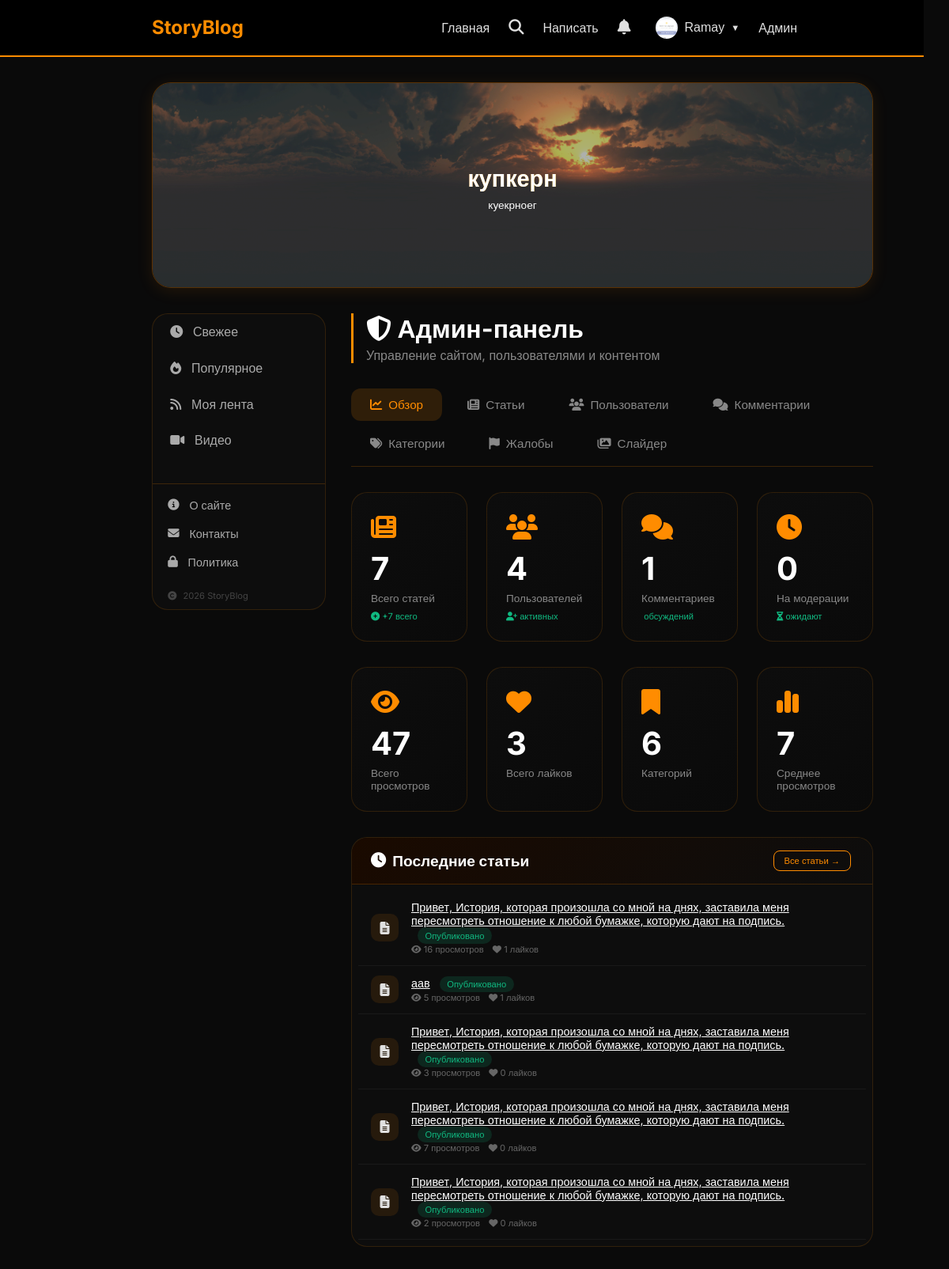
The page /admin (signed in) on the database its author committed.
### database.py (models this page shows)
class User(Base):
    __tablename__ = 'users'
    id = Column(Integer, primary_key=True)
    email = Column(String, unique=True, index=True)
    username = Column(String, unique=True, index=True)
    hashed_password = Column(String)
    avatar = Column(String, default='default.png')
    is_admin = Column(Boolean, default=False)
    is_active = Column(Boolean, default=True)
    created_at = Column(DateTime, default=datetime.now)

class SliderItem(Base):
    __tablename__ = 'slider_items'
    id = Column(Integer, primary_key=True)
    title = Column(String, default='')
    label = Column(String, default='')
    icon = Column(String, default='📖')
    image_url = Column(String, default='')
    link = Column(String, default='')
    is_active = Column(Boolean, default=True)
    order = Column(Integer, default=0)
    image_position = Column(String, default='cover')
    text_position = Column(String, default='center')
    text_color = Column(String, default='#ffffff')
    text_size = Column(String, default='medium')
    overlay_opacity = Column(Integer, default=30)
    created_at = Column(DateTime, default=datetime.now)

class Article(Base):
    __tablename__ = 'articles'
    id = Column(Integer, primary_key=True)
    title = Column(String, index=True)
    slug = Column(String, unique=True, index=True)
    description = Column(String, default='')
    content = Column(Text)
    user_id = Column(Integer, ForeignKey('users.id'))
    is_published = Column(Boolean, default=False)
    views = Column(Integer, default=0)
    likes = Column(Integer, default=0)
    created_at = Column(DateTime, default=datetime.now)
    updated_at = Column(DateTime, default=datetime.now, onupdate=datetime.now)

### main.py (the view)
@app.get("/admin", response_class=HTMLResponse)
async def admin_panel(request: Request, db: Session = Depends(get_db)):
    user = get_current_user(request, db)
    if not user or not user.is_admin:
        return RedirectResponse(url="/", status_code=303)
    pending_articles = db.query(Article).filter(Article.is_published == False).all()
    all_articles = db.query(Article).all()
    all_users = db.query(User).all()
    all_comments = db.query(Comment).all()
    categories = db.query(Category).all()
    slider_items = db.query(SliderItem).filter(SliderItem.is_active == True).order_by(SliderItem.order).all()
    complaints = db.query(Complaint).order_by(Complaint.created_at.desc()).all()
    for c in complaints:
        c.user_name = db.query(User).filter(User.id == c.user_id).first().username
        if c.content_type == "article":
            article = db.query(Article).filter(Article.id == c.content_id).first()
            c.content_title = article.title if article else "[Удалено]"
            c.content_url = f"/article/{article.slug}" if article else "#"
        else:
            video = db.query(Video).filter(Video.id == c.content_id).first()
            c.content_title = video.title if video else "[Удалено]"
            c.content_url = f"/video/{c.content_id}" if video else "#"
    return templates.TemplateResponse("admin.html", {
        "request": request,
        "user": user,
        "pending_articles": pending_articles,
        "all_articles": all_articles,
        "all_users": all_users,
        "all_comments": all_comments,
        "categories": categories,
        "slider_items": slider_items,
        "complaints": complaints,  # ← ДОБАВИТЬ
    })

### templates/admin.html (shortened to what this page needs)
{% extends "base.html" %}
{% block content %}
<div class="admin-container">
    <div class="admin-header">
        <h2><i class="fas fa-shield-alt"></i> Админ-панель</h2>
        <p>Управление сайтом, пользователями и контентом</p>
    </div>
    <div class="admin-tabs">
        <button class="admin-tab active" onclick="switchAdminTab('dashboard')">
            <i class="fas fa-chart-line"></i> Обзор
        </button>
        <button class="admin-tab" onclick="switchAdminTab('articles')">
            <i class="fas fa-newspaper"></i> Статьи
        </button>
        <button class="admin-tab" onclick="switchAdminTab('users')">
            <i class="fas fa-users"></i> Пользователи
        </button>
        <button class="admin-tab" onclick="switchAdminTab('comments')">
            <i class="fas fa-comments"></i> Комментарии
        </button>
        <button class="admin-tab" onclick="switchAdminTab('categories')">
            <i class="fas fa-tags"></i> Категории
        </button>
        <button class="admin-tab" onclick="switchAdminTab('complaints')">
            <i class="fas fa-flag"></i> Жалобы
        </button>
        <button class="admin-tab" onclick="switchAdminTab('slider')">
            <i class="fas fa-images"></i> Слайдер
        </button>
    </div>
    <div id="dashboard-tab" class="admin-tab-content">
        <div class="stats-grid">
            <div class="stat-card">
                <div class="stat-icon"><i class="fas fa-newspaper"></i></div>
                <div class="stat-number">{{ all_articles|length }}</div>
                <div class="stat-label">Всего статей</div>
                <div class="stat-change"><i class="fas fa-plus-circle"></i> +{{ all_articles|length }} всего</div>
            </div>
            <div class="stat-card">
                <div class="stat-icon"><i class="fas fa-users"></i></div>
                <div class="stat-number">{{ all_users|length }}</div>
                <div class="stat-label">Пользователей</div>
                <div class="stat-change"><i class="fas fa-user-plus"></i> активных</div>
            </div>
            <div class="stat-card">
                <div class="stat-icon"><i class="fas fa-comments"></i></div>
                <div class="stat-number">{{ all_comments|length }}</div>
                <div class="stat-label">Комментариев</div>
                <div class="stat-change"> обсуждений</div>
            </div>
            <div class="stat-card">
                <div class="stat-icon"><i class="fas fa-clock"></i></div>
                <div class="stat-number">{{ pending_articles|length }}</div>
                <div class="stat-label">На модерации</div>
                <div class="stat-change"><i class="fas fa-hourglass-half"></i> ожидают</div>
            </div>
        </div>
        <div class="stats-grid" style="margin-top: 0;">
            <div class="stat-card">
                <div class="stat-icon"><i class="fas fa-eye"></i></div>
                <div class="stat-number">
                    {% set total_views = namespace(value=0) %}
                    {% for a in all_articles %}{% set total_views.value = total_views.value + a.views %}{% endfor %}
                    {{ total_views.value }}
                </div>
                <div class="stat-label">Всего просмотров</div>
            </div>
            <div class="stat-card">
                <div class="stat-icon"><i class="fas fa-heart"></i></div>
                <div class="stat-number">
                    {% set total_likes = namespace(value=0) %}
                    {% for a in all_articles %}{% set total_likes.value = total_likes.value + a.likes %}{% endfor %}
                    {{ total_likes.value }}
                </div>
                <div class="stat-label">Всего лайков</div>
            </div>
            <div class="stat-card">
                <div class="stat-icon"><i class="fas fa-bookmark"></i></div>
                <div class="stat-number">
                    {% set total_categories = categories|length %}
                    {{ total_categories }}
                </div>
                <div class="stat-label">Категорий</div>
            </div>
            <div class="stat-card">
                <div class="stat-icon"><i class="fas fa-chart-simple"></i></div>
                <div class="stat-number">
                    {% set avg_views = (total_views.value / all_articles|length)|round|int if all_articles|length > 0 else 0 %}
                    {{ avg_views }}
                </div>
                <div class="stat-label">Среднее просмотров</div>
            </div>
        </div>
        <div class="admin-card">
            <div class="admin-card-header">
                <h3><i class="fas fa-clock"></i> Последние статьи</h3>
                <a href="/admin?tab=articles" class="btn-sm btn-outline" style="text-decoration: none;">Все статьи →</a>
            </div>
            <div class="activity-list">
                {% for article in all_articles[:5] %}
                <div class="activity-item">
                    <div class="activity-icon">
                        <i class="fas fa-file-alt"></i>
                    </div>
                    <div class="activity-content">
                        <div class="activity-title">
                            <a href="/article/{{ article.slug }}" style="color: #fff;">{{ article.title }}</a>
                            <span class="badge {% if article.is_published %}badge-published{% else %}badge-draft{% endif %}" style="margin-left: 0.5rem;">
                                {% if article.is_published %}Опубликовано{% else %}Черновик{% endif %}
                            </span>
                        </div>
                        <div class="activity-time">
                            <i class="fas fa-eye"></i> {{ article.views }} просмотров
                            <i class="fas fa-heart" style="margin-left: 0.5rem;"></i> {{ article.likes }} лайков
                        </div>
                    </div>
                </div>
                {% endfor %}
            </div>
        </div>
    </div>
</div>
{% endblock %}

### templates/base.html (shortened to what this page needs)
<!DOCTYPE html>
<html lang="ru">
<head>
    <link href="https://cdn.quilljs.com/1.3.6/quill.snow.css" rel="stylesheet">
    <link rel="stylesheet" href="https://cdnjs.cloudflare.com/ajax/libs/font-awesome/6.5.1/css/all.min.css">
</head>
<body>
    <nav class="navbar">
        <h2><a href="/" style="color:#ff8c00; text-decoration:none;">StoryBlog</a></h2>
        <div class="nav-links">
            <a href="/">Главная</a>
            <div class="search-wrapper">
                <button class="search-icon-btn" id="searchIconBtn" onclick="toggleSearch()">
                    <i class="fas fa-search"></i>
                </button>
            </div>
            {% if user %}
                <a href="/create">Написать</a>
                <div class="notif-menu">
                    <button class="notif-btn" onclick="toggleNotifMenu()">
                        <i class="fas fa-bell"></i>
                    </button>
                </div>
                <div class="user-menu">
                    <button class="user-menu-btn" onclick="toggleUserMenu()">
                        {% if user.avatar and user.avatar != 'default.png' %}
                        <img src="/static/avatars/{{ user.avatar }}" class="nav-avatar">
                        {% else %}
                        <span class="nav-avatar-placeholder">{{ user.username[0]|upper }}</span>
                        {% endif %}
                        {{ user.username }}
                        <span style="font-size: 0.7rem;">▼</span>
                    </button>
                </div>
                {% if user.is_admin %}<a href="/admin">Админ</a>{% endif %}
            {% else %}
                <a href="/login">Войти</a>
                <a href="/register">Регистрация</a>
            {% endif %}
        </div>
    </nav>
    <div class="container">
        {% block hero %}
        <div class="hero" id="heroBlock">
            <div class="hero-slider">
                <div class="hero-slider-track" id="heroSliderTrack">
                    {% for item in slider_items %}
                    <div class="hero-slide" {% if item.link %}onclick="location.href='{{ item.link }}'" style="cursor: pointer;"{% endif %}>
                        {% if item.image_url %}
                        <img src="{{ item.image_url }}" class="hero-slide-bg" alt="slide" style="object-fit: {{ item.image_position if item.image_position else 'cover' }};">
                        {% endif %}
                        {% if item.overlay_opacity and item.overlay_opacity > 0 %}
                        <div class="hero-slide-overlay" style="background: rgba(0,0,0,{{ item.overlay_opacity / 100 }});"></div>
                        {% endif %}
                        {% if item.title %}
                        <h1 style="color: {{ item.text_color if item.text_color else '#ffffff' }}; font-size: {% if item.text_size == 'small' %}1.2rem{% elif item.text_size == 'large' %}2.2rem{% else %}1.8rem{% endif %};">
                            {{ item.title }}
                        </h1>
                        {% endif %}
                        {% if item.label %}
                        <p style="color: {{ item.text_color if item.text_color else '#ffffff' }}; font-size: {% if item.text_size == 'small' %}0.7rem{% elif item.text_size == 'large' %}1rem{% else %}0.85rem{% endif %};">
                            {{ item.label }}
                        </p>
                        {% endif %}
                    </div>
                    {% endfor %}
                </div>
            </div>
        </div>
        {% endblock %}
        <div class="layout">
{% block left_menu %}
<div class="left-menu">
    <div class="left-menu-item {% if feed == 'fresh' %}active{% endif %}" data-feed="fresh" onclick="switchFeed('fresh')">
        <i class="fas fa-clock"></i> Свежее
    </div>
    <div class="left-menu-item {% if feed == 'popular' %}active{% endif %}" data-feed="popular" onclick="switchFeed('popular')">
        <i class="fas fa-fire"></i> Популярное
    </div>
    {% if user %}
    <div class="left-menu-item {% if feed == 'myfeed' %}active{% endif %}" data-feed="myfeed" onclick="switchFeed('myfeed')">
        <i class="fas fa-rss"></i> Моя лента
    </div>
    {% endif %}
    <div class="left-menu-item" data-feed="videos" onclick="switchFeed('videos')">
        <i class="fas fa-video"></i> Видео
    </div>
    <div class="menu-footer">
        <a href="/about" class="menu-footer-item">
            <i class="fas fa-info-circle"></i> О сайте
        </a>
        <a href="/contacts" class="menu-footer-item">
            <i class="fas fa-envelope"></i> Контакты
        </a>
        <a href="/privacy" class="menu-footer-item">
            <i class="fas fa-lock"></i> Политика
        </a>
        <div class="menu-footer-copyright">
            <i class="fas fa-copyright"></i> 2026 StoryBlog
        </div>
    </div>
</div>
{% endblock %}
            <div class="content-right">
                {% block content %}{% endblock %}
            </div>
        </div>
    </div>
</body>
</html>

### rows shown on the page
User: avatar (picture), username "Ramay"
SliderItem: image_url (picture), title "купкерн", label "куекрноег"
Article: title "Привет, История, которая произошла со мной на днях, заставила меня пересмотреть отношение к любой бумажке, которую дают на подпись.", is_published "Опубликовано", views "16", likes "1"
Article: title "аав", is_published "Опубликовано", views "5", likes "1"
Article: title "Привет, История, которая произошла со мной на днях, заставила меня пересмотреть отношение к любой бумажке, которую дают на подпись.", is_published "Опубликовано", views "3", likes "0"
Article: title "Привет, История, которая произошла со мной на днях, заставила меня пересмотреть отношение к любой бумажке, которую дают на подпись.", is_published "Опубликовано", views "7", likes "0"
Article: title "Привет, История, которая произошла со мной на днях, заставила меня пересмотреть отношение к любой бумажке, которую дают на подпись.", is_published "Опубликовано", views "2", likes "0"

### other values the page prints
{{ all_articles|length }} "7"
{{ all_users|length }} "4"
{{ all_comments|length }} "1"
{{ pending_articles|length }} "0"
{{ total_views.value }} "47"
{{ total_likes.value }} "3"
{{ total_categories }} "6"
{{ avg_views }} "7"
